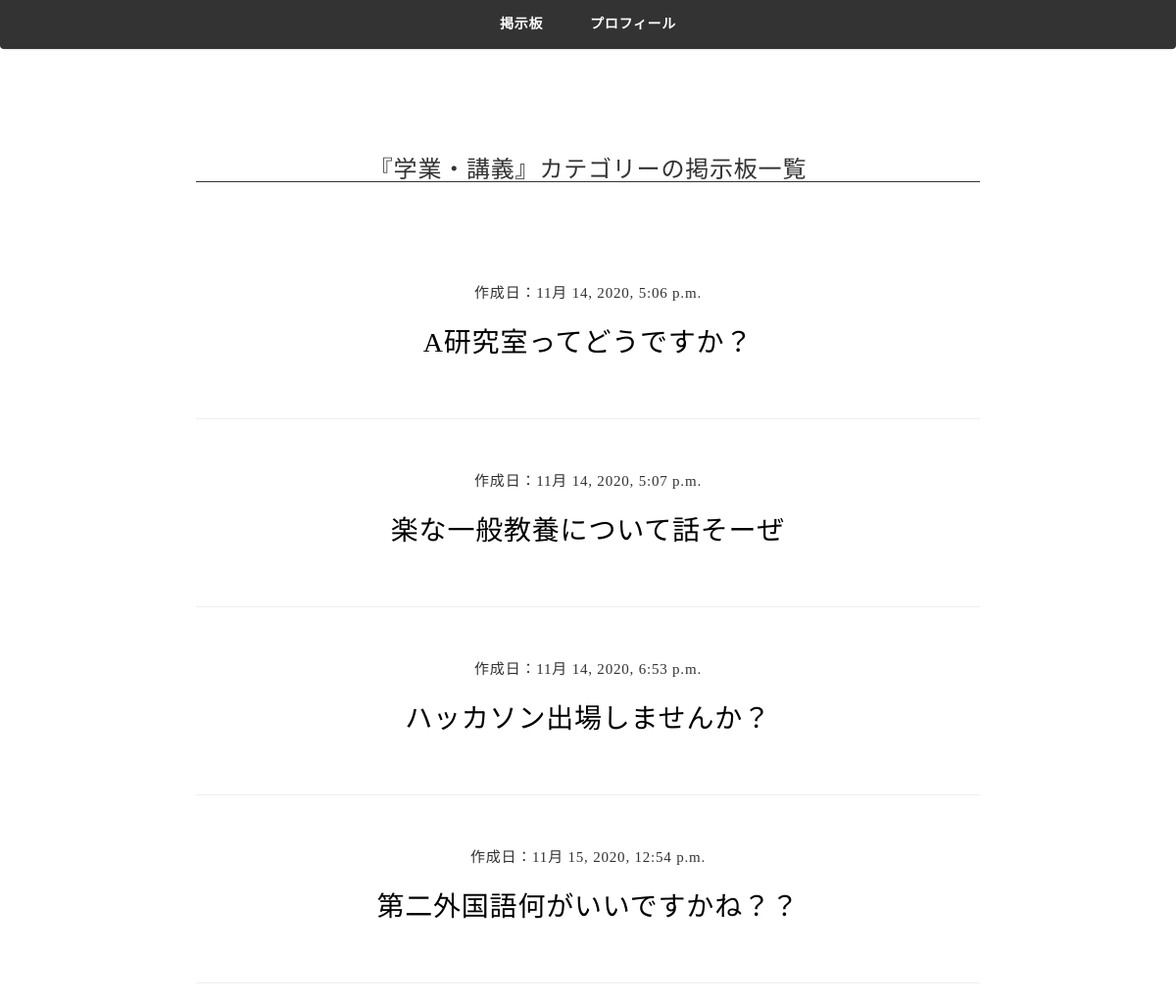
/category/1/ (signed in), run on the app's committed database.
### notice_board/models.py (models this page shows, shortened)
class Thread(models.Model):
    university = models.ForeignKey('University', on_delete=models.CASCADE)
    author = models.ForeignKey(settings.AUTH_USER_MODEL, on_delete=models.CASCADE)
    title = models.CharField(max_length=200)
    created_date = models.DateTimeField(default=timezone.now)
    category = models.ForeignKey('Category', on_delete=models.CASCADE)

### notice_board/views.py (the view)
# urls.py: path('category/<int:pk>/', views.ThreadListView, name='thread_list'),
@login_required
def ThreadListView(request, pk):
    if pk == 1:
        cate = '学業・講義'
    elif pk == 2:
        cate='サークル・部活動'
    elif pk == 3:
        cate='アルバイト'
    elif pk == 4:
        cate='就職活動'
    elif pk == 5:
        cate='趣味・遊び'
    elif pk == 6:
        cate = 'その他・雑談'
    profile = UserProfile.objects.get(user=request.user)
    threads = Thread.objects.filter(category=pk, university=profile.university)
    return render(request, 'notice_board/thread_list.html', {'category':cate, 'profile':profile, 'threads':threads})

### notice_board/templates/notice_board/thread_list.html
{% extends "notice_board/base.html" %}
{% load static %}
{% block content %}
<div class="thread-list-section section">
    <div class="section-title thread-list-title">
        <h3>『{{ category }}』カテゴリーの掲示板一覧</h3>
    </div>
    <div class="section-body thread-list-body">
    {% for thread in threads %}
    <div class="thread-list">
        <p>作成日：{{ thread.created_date }}</p>
        <a href="{% url 'thread_detail' pk=thread.pk %}" class="btn thread-title-btn">{{ thread.title }}</a>
    </div>
    <hr>
    {% endfor %}
    </div>
</div>
{% endblock %}

### notice_board/static/css/notice_board.css (style rules this page uses)
body { color: darkslategrey; font-family: "游ゴシック Medium", "Yu Gothic Medium", "游ゴシック体", "YuGothic", "メイリオ", "Meiryo", "ＭＳ Ｐゴシック", "MS PGothic"; font-size: 15px; line-height: 1.8; letter-spacing: .8px; word-break: break-all; color: #333; padding-top: 60px; }
a { text-decoration: none; color: black; }
.section { max-width: 800px; text-align: center; margin : 0 auto; }
.thread-list-section h3 { margin: 100px auto; background: linear-gradient(transparent 95%, #333 20%) }
.thread-list { margin: 50px auto; }
.thread-title-btn { font-size: 28px; }

### data on the page
Thread: created_date "11月 14, 2020, 5:06 p.m.", title "A研究室ってどうですか？"
Thread: created_date "11月 14, 2020, 5:07 p.m.", title "楽な一般教養について話そーぜ"
Thread: created_date "11月 14, 2020, 6:53 p.m.", title "ハッカソン出場しませんか？"
Thread: created_date "11月 15, 2020, 12:54 p.m.", title "第二外国語何がいいですかね？？"

### other printed values
{{ category }} "学業・講義"
